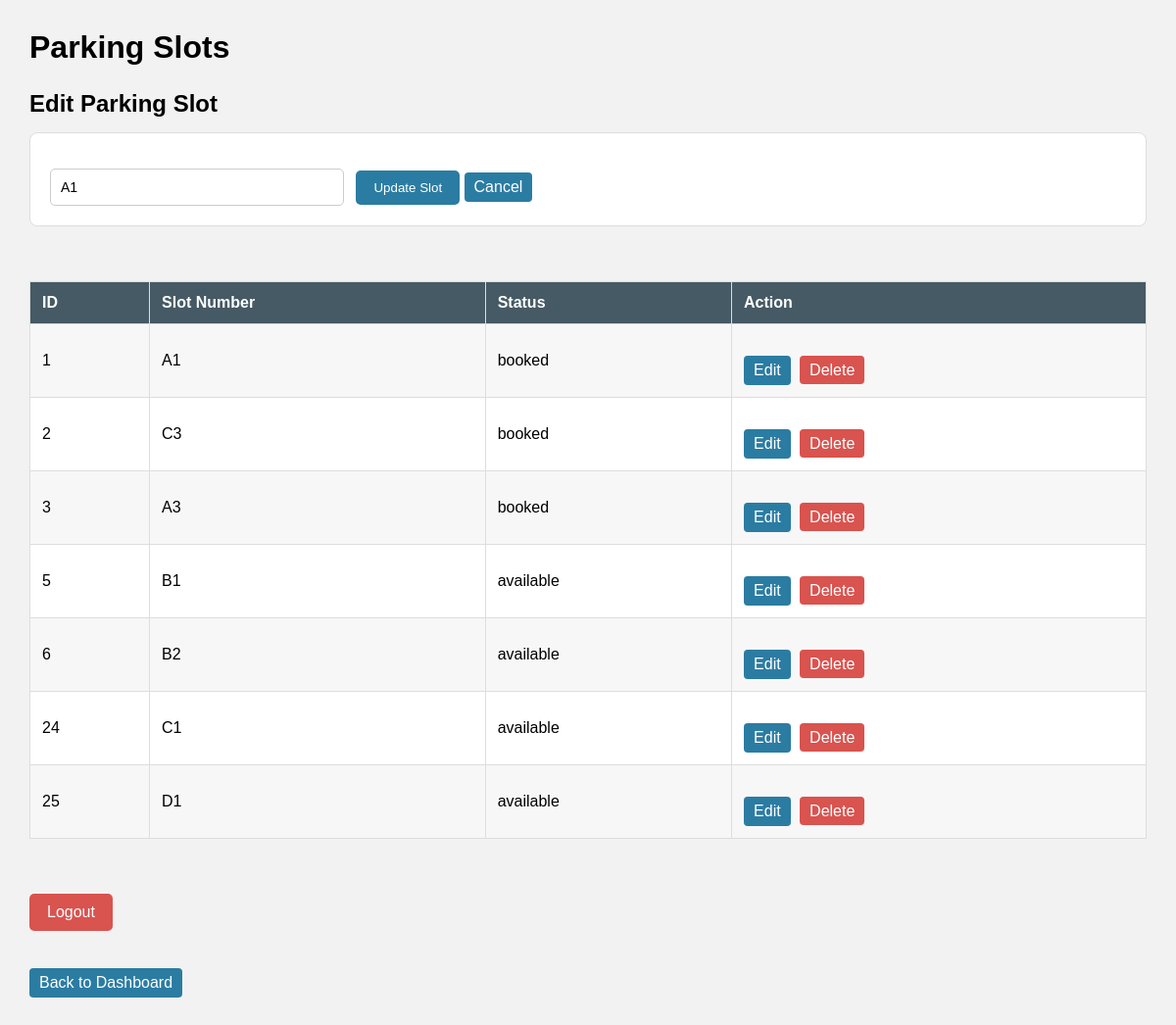
The app's page /views/admin/slots.php?edit=1 (signed in) with its own data.
### tables this page shows
CREATE TABLE `parking_slots` (
  `id` int(11) NOT NULL,
  `slot_number` varchar(20) NOT NULL,
  `status` enum('available','booked') DEFAULT 'available',
  `created_at` timestamp NOT NULL DEFAULT current_timestamp()
);

### views/admin/slots.php (the view, shortened to what this page needs)
<?php
$conn = dbConnection();
$edit_slot = null;
if (isset($_GET["edit"]))
{
    $id = $_GET["edit"];
    $sql = "SELECT * FROM parking_slots WHERE id=?";
    $stmt = mysqli_prepare($conn, $sql);
    mysqli_stmt_bind_param($stmt, "i", $id);
    mysqli_stmt_execute($stmt);
    $result_edit = mysqli_stmt_get_result($stmt);
    $edit_slot = mysqli_fetch_assoc($result_edit);
}
$sql = "SELECT * FROM parking_slots";
$result = mysqli_query($conn, $sql);
?>
<!DOCTYPE html>
<html>
<head>
    <link rel="stylesheet" href="admin.css">
</head>
<body>
<div class="slots-container">
    <h1>Parking Slots</h1>
    <?php
    if ($edit_slot)
    {
    ?>
    <h2>Edit Parking Slot</h2>
    <form action="slots.php" method="POST">
        <input
            type="text"
            name="slot_number"
            value="<?php echo $edit_slot["slot_number"]; ?>"
            required
        >
        <button type="submit" name="update">
            Update Slot
        </button>
        <a href="slots.php" class="back-btn">
            Cancel
        </a>
    </form>
    <?php
    }
    ?>
    <br><br>
    <table>
        <tr>
            <th>ID</th>
            <th>Slot Number</th>
            <th>Status</th>
            <th>Action</th>
        </tr>
        <?php
        while ($slot = mysqli_fetch_assoc($result))
        {
        ?>
        <tr>
            <td><?php echo $slot["id"]; ?></td>
            <td><?php echo $slot["slot_number"]; ?></td>
            <td><?php echo $slot["status"]; ?></td>
            <td>
                <a
                    href="slots.php?edit=<?php echo $slot["id"]; ?>"
                    class="back-btn"
                >
                    Edit
                </a>
                <a
                    href="slots.php?delete=<?php echo $slot["id"]; ?>"
                    class="delete-btn"
                >
                    Delete
                </a>
            </td>
        </tr>
        <?php
        }
        ?>
    </table>
    <br><br>
    <a
        href="../../controllers/logoutController.php"
        class="logout-link"
    >
        Logout
    </a>
    <br><br>
    <a href="dashboard.php" class="back-btn">
        Back to Dashboard
    </a>
</div>
</body>
</html>

### views/admin/admin.css (style rules this page uses)
* { box-sizing: border-box; }
body { margin: 0; font-family: Arial, sans-serif; background: #f2f2f2; }
.back-btn { display: inline-block; margin-top: 20px; margin-bottom: 20px; padding: 8px 12px; background: #455a64; color: white; text-decoration: none; border-radius: 4px; }
.delete-btn { color: white; background: #d9534f; padding: 6px 10px; text-decoration: none; border-radius: 4px; }
.logout-link { display: inline-block; margin-top: 20px; padding: 10px 18px; background: #d9534f; color: white; text-decoration: none; border-radius: 5px; }
.slots-container { padding: 30px; min-height: 100vh; }
.slots-container h1 { margin: 0 0 15px 0; }
.slots-container h2 { margin-top: 25px; margin-bottom: 15px; }
.slots-container form { background: white; padding: 20px; border: 1px solid #ddd; border-radius: 8px; margin-bottom: 20px; }
.slots-container form input[type="text"] { width: 300px; padding: 10px; border: 1px solid #ccc; border-radius: 5px; font-size: 14px; }
.slots-container form button { padding: 10px 18px; margin-left: 8px; border: none; background: #2b7ca2; color: white; border-radius: 5px; cursor: pointer; }
.slots-container table { width: 100%; border-collapse: collapse; background: white; }
.slots-container th, .slots-container td { border: 1px solid #ddd; padding: 12px; text-align: left; }
.slots-container th { background: #455a64; color: white; }
.slots-container tr:nth-child(even) { background: #f7f7f7; }
.slots-container .back-btn { display: inline-block; padding: 6px 10px; margin-right: 5px; margin-bottom: 0; background: #2b7ca2; }

### records on screen
parking_slots: slot_number "A1", id "1", status "booked"
parking_slots: id "2", slot_number "C3", status "booked"
parking_slots: id "3", slot_number "A3", status "booked"
parking_slots: id "5", slot_number "B1", status "available"
parking_slots: id "6", slot_number "B2", status "available"
parking_slots: id "24", slot_number "C1", status "available"
parking_slots: id "25", slot_number "D1", status "available"
